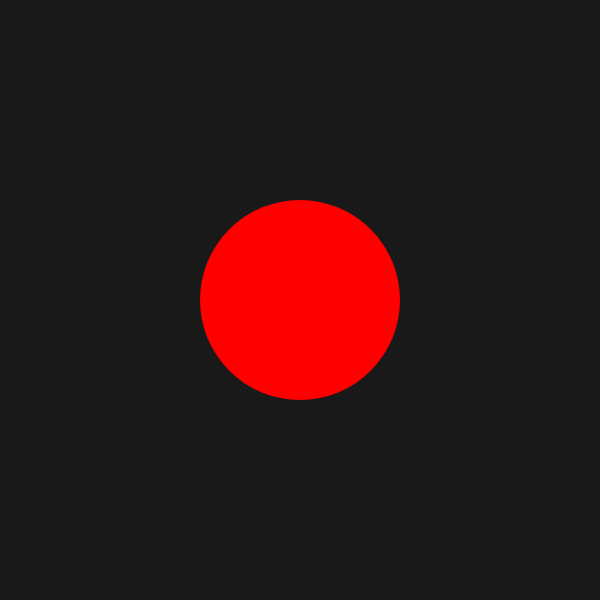
Frame 1 (no input)
Frame 60 (no input): identical to frame 1, image omitted
Frame 120 (the mouse pressed at the canvas centre since frame 60): identical to frame 1, image omitted

The p5.js sketch that drew this single still picture (run headless with seeded random() and noise() and a simulated clock; from frame 60 on, the mouse is pressed at the canvas centre):

// p5.js sketch
// ── sketch.js
function setup() {
    createCanvas(600, 600);
}

function draw() {
    background(25);

    push(); // Save the current state
    clip(() => {
        // Draw a circle mask
        circle(width / 2, height / 2, 200); // Circle with diameter 200
    });

    // Only the parts of this rectangle that are inside the circle will show
    fill(255, 0, 0);
    rect(0, 0, width, height);

    pop(); // Restore the state, removing the clipping mask
}
